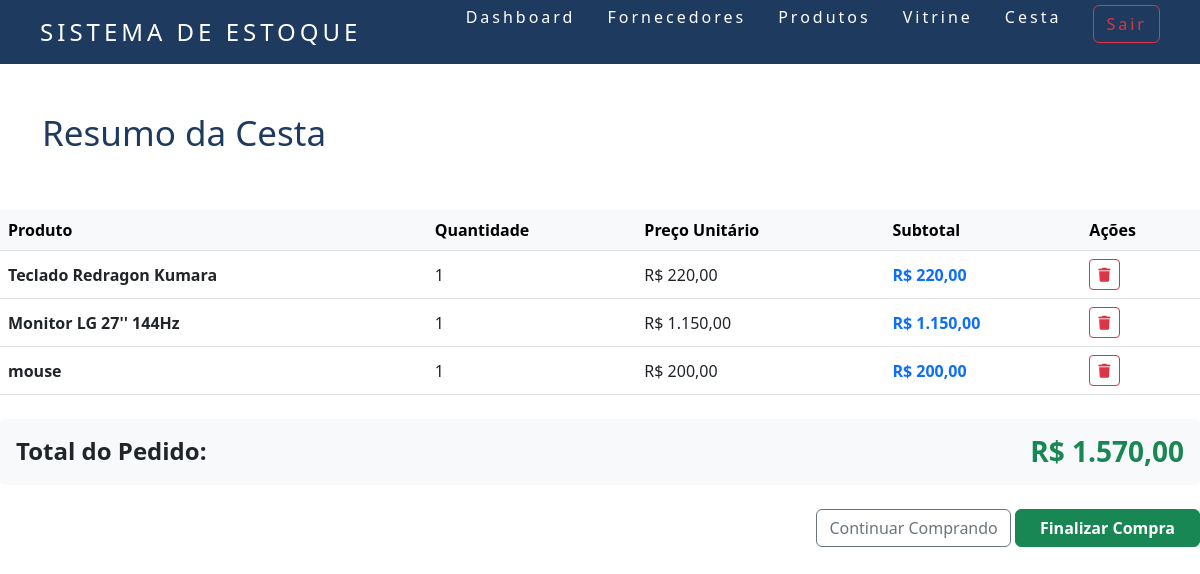
/basket.php, run on the app's committed database.
### tables this page shows
CREATE TABLE `cesta_itens` (
  `id` int(11) NOT NULL AUTO_INCREMENT,
  `usuario_id` int(11) NOT NULL,
  `produto_id` int(11) NOT NULL,
  `quantidade` int(11) DEFAULT NULL,
  PRIMARY KEY (`id`,`produto_id`,`usuario_id`)
);

CREATE TABLE `produtos` (
  `id` int(11) NOT NULL AUTO_INCREMENT,
  `name` varchar(45) NOT NULL,
  `preço` decimal(10,2) NOT NULL,
  `url_imagem` varchar(255) DEFAULT NULL,
  `fornecedor_id` int(11) NOT NULL,
  `Fornecedores_idFornecedores` int(11) NOT NULL,
  `Fornecedores_idFornecedores1` int(11) NOT NULL,
  PRIMARY KEY (`id`,`fornecedor_id`,`Fornecedores_idFornecedores`,`Fornecedores_idFornecedores1`),
  KEY `fk_produtos_Fornecedores1_idx` (`Fornecedores_idFornecedores1`)
);

### public/basket.php (the view, shortened to what this page needs)
<?php
require_once '../config/conexao.php';
$query = $pdo->query("SELECT cesta_itens.*, produtos.name, produtos.preço
                      FROM cesta_itens
                      JOIN produtos ON cesta_itens.produto_id = produtos.id");
$itensCesta = $query->fetchAll(PDO::FETCH_ASSOC);
$totalGeral = 0;
?>
<!DOCTYPE html>
<html lang="pt-br">
<head>
    <link rel="stylesheet" href="https://cdnjs.cloudflare.com/ajax/libs/font-awesome/6.4.0/css/all.min.css">
    <link href="https://cdn.jsdelivr.net/npm/bootstrap@5.3.0/dist/css/bootstrap.min.css" rel="stylesheet">
    <link rel="stylesheet" href="css/sidebar.css">
</head>
<body>
    <?php include 'sidebar.php'; ?>
    <div class = "container py-5">
        <h1 style = "color:#1e3a5f; font-size:35px">Resumo da Cesta</h1>
    </div>
    <?php if (empty($itensCesta)): ?>
        <div class="text-center py-5">
            <i class="fas fa-shopping-basket fa-3x mb-3" style="color: #ccc;"></i>
            <p class="mb-4">Nenhum item adicionado à cesta.</p>
            <a href="showcase.php" class="btn btn-primary" style="background-color: #1e3a5f;">Voltar para a Vitrine</a>
        </div>
    <?php else: ?>
            <table class="table table-hover align-middle">
                 <thead class="table-light">
                    <tr>
                        <th>Produto</th>
                        <th>Quantidade</th>
                        <th>Preço Unitário</th>
                        <th>Subtotal</th>
                        <th>Ações</th>
                    </tr>
                 </thead>
                    <tbody>
                        <?php foreach ($itensCesta as $item):
                            $subtotal = $item['preço'] * $item['quantidade'];
                            $totalGeral += $subtotal;
                        ?>
                            <tr>
                                <td class="fw-bold"><?= $item['name'] ?></td>
                                <td><?= $item['quantidade'] ?></td>
                                <td>R$ <?= number_format($item['preço'], 2, ',', '.') ?></td>
                                <td class="fw-bold text-primary">R$ <?= number_format($subtotal, 2, ',', '.') ?></td>
                                <td>
                                    <button class="btn btn-sm btn-outline-danger btn-sm" type="button"
                                            data-bs-toggle="modal"
                                            data-bs-target="#modalRemoverItem"
                                            data-bs-id="<?= $item['id'] ?>"
                                            data-bs-nome="<?= $item['name'] ?>">
                                            <i class="fas fa-trash"></i>
                                    </button>
                                </td>
                            </tr>
                        <?php endforeach; ?>
                    </tbody>
            </table>
                <div class="d-flex justify-content-between align-items-center mt-4 p-3 bg-light rounded">
                    <h4 class="fw-bold mb-0">Total do Pedido:</h4>
                    <h3 class="fw-bold text-success mb-0">R$ <?= number_format($totalGeral, 2, ',', '.') ?></h3>
                </div>
                   <div class="mt-4 text-end">
                        <a href="showcase.php" class="btn btn-outline-secondary">Continuar Comprando</a>
                            <button class="btn btn-success fw-bold px-4">Finalizar Compra</button>
                    </div>
                <?php endif; ?>
</body>
</html>

### public/sidebar.php
<div class="sidebar">
    <nav>
        <a class="logo" href="dashboard.php">Sistema de Estoque</a>
        <ul class="nav-list">
            <li><a href="./dashboard.php">Dashboard</a></li>
            <li><a href="./suppliers.php">Fornecedores</a></li>
            <li><a href="./products.php">Produtos</a></li>
            <li><a href="./showcase.php">Vitrine</a></li>
            <li><a href="./basket.php">Cesta</a></li>
            <li><a href="index.php" class="btn btn-outline-danger">Sair</a></li>
        </ul>
    </nav>
</div>

### public/css/sidebar.css (style rules this page uses)
* { margin: 0; padding: 0; }
a { color: #fff; text-decoration: none; transition: 0.3s; }
.logo { font-size: 24px; text-transform: uppercase; letter-spacing: 4px; }
.sidebar { width: 100%; }
nav { display: flex; justify-content: space-around; align-items: center; background-color: #1e3a5f; padding: 10px 20px; font-family: system-ui, -apple-system, BlinkMacSystemFont, 'Segoe UI', Roboto, Oxygen, Ubuntu, Cantarell, 'Open Sans', 'Helvetica Neue', sans-serif; height: 8vh; }
.nav-list { list-style: none; display: flex; }
.nav-list li { letter-spacing: 3px; margin-left: 32px; }

### data on the page
cesta_itens: produtos.name "Teclado Redragon Kumara", quantidade "1", produtos.preço "220,00", quantidade.preço "220,00"
cesta_itens: produtos.name "Monitor LG 27'' 144Hz", quantidade "1", produtos.preço "1.150,00", quantidade.preço "1.150,00"
cesta_itens: produtos.name "mouse", quantidade "1", produtos.preço "200,00", quantidade.preço "200,00"

### other printed values
$totalGeral "1.570,00"
